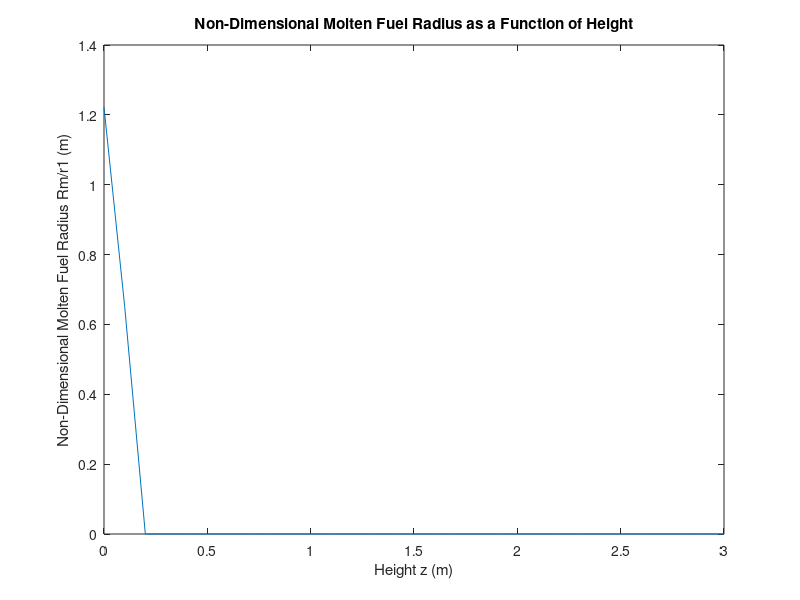

Here is the MATLAB script that generated this plot:
Qvtot = 1.5*1e9; N = 30000; L = 3;
dco = 0.01; tc = 0.0005;
r1 = (dco - 2*tc)/2; r2 = dco/2;
Tbi = 400; mdot = 1440; g = 9.81;
ch = 5200; rhoh = 4.81; muh = 2.8*1e-5; kh = 0.22;
kf = 0.7; cf = 950; rhof = 2350;
cs = 500; rhos = 7700; ks = 19;

%A)
Qrod_L = Qvtot/(N*L);
md_r = mdot/N;

dT = Qvtot/(mdot*ch); Tbo = Tbi + dT;

%B)
dp_tot = 120*1e3;
dp_g = rhoh*g*L;
dp_f = dp_tot - dp_g;

LHS = 2*dp_f/(L*rhoh);

Ac = @(s) s^2 - pi*(dco/2)^2; 
P = pi*dco; 
Dh = @(s) 4*Ac(s)/P;
U = @(s) md_r/(rhoh*Ac(s));
Re = @(s) rhoh*U(s)*L/muh;
fD = @(s) (1.8*log10(6.9/Re(s)))^(-2);

RHS = @(s) fD(s)*U(s)^2/Dh(s);

%pitch = 0.2370775;
pitch = 0.0120378;
diff = LHS - RHS(pitch);

%C)
Qvslow = 5*1e8;
Qrod_L = Qvslow/(N*L);
qw = Qrod_L/(P);

dT = Qvslow/(mdot*ch); Tbo_slow = Tbi + dT;

%dTest = 460-400; %max possible value if some of the salt is frozen (mp 460)
%B = 1/400;
%Gr = g*B*dTest*L^3/(muh/rhoh)^2;
%RHS = 35*L/Gr^0.25

Pr = ch*muh/kh; 
ReL = Re(pitch); Uh = U(pitch); DHh = Dh(pitch); fDd = fD(pitch);
Rez = @(z) rhoh*Uh*z/muh;
Nu = (fDd/8)*(ReL-1000)*Pr/(1+12.7*sqrt(fDd/8)*(Pr^(2/3)-1));
h = (dp_f*DHh*2/(L*Uh))*ch/(8*Pr^(2/3));

%Gnielinski
%Tw = @(z) qw*z/(Nu*kh) + Tbi + Qvslow/(mdot*ch)*(z/L);
%Reyn-Colb
Tw = @(z) qw/h + Tbi + Qvslow/(mdot*ch)*(z/L);
%Rf = @(r) (r1 - r)/(kf*2*pi*L*r1);
%Rs = log(r2/r1)/(2*pi*L*ks);

T = @(r,z) Qvslow/(2*N*pi*L)*((r1-r)^2/r1^2)*((r-r1)/(kf*r1) + log(r2/r1)/ks) + Tw(z);

%D)
Tm = 460;
%Twm = @(z, Rm) Tm - Qvslow/(2*N*pi*L)*(r^2/r1^2)*((r-r1)/(kf*r1) + log(r2/r1)/ks)
Rm_store = zeros(31,1);
i = 1;
zpts = 0:0.1:L;
for zp=0:0.1:L
    Tfunc = @(r) Qvslow/(2*N*pi*L)*((r1-r)^2/r1^2)*((r-r1)/(kf*r1) + log(r2/r1)/ks) + Tw(zp) - Tm;
    Rm = fzero(Tfunc, 0.5*r1);
    Rm_store(i,1) = Rm;
    i = 1 + 1;
end


plot(zpts, Rm_store/r1);
xlabel('Height z (m)');
ylabel('Non-Dimensional Molten Fuel Radius Rm/r1 (m)')
title('Non-Dimensional Molten Fuel Radius as a Function of Height')
